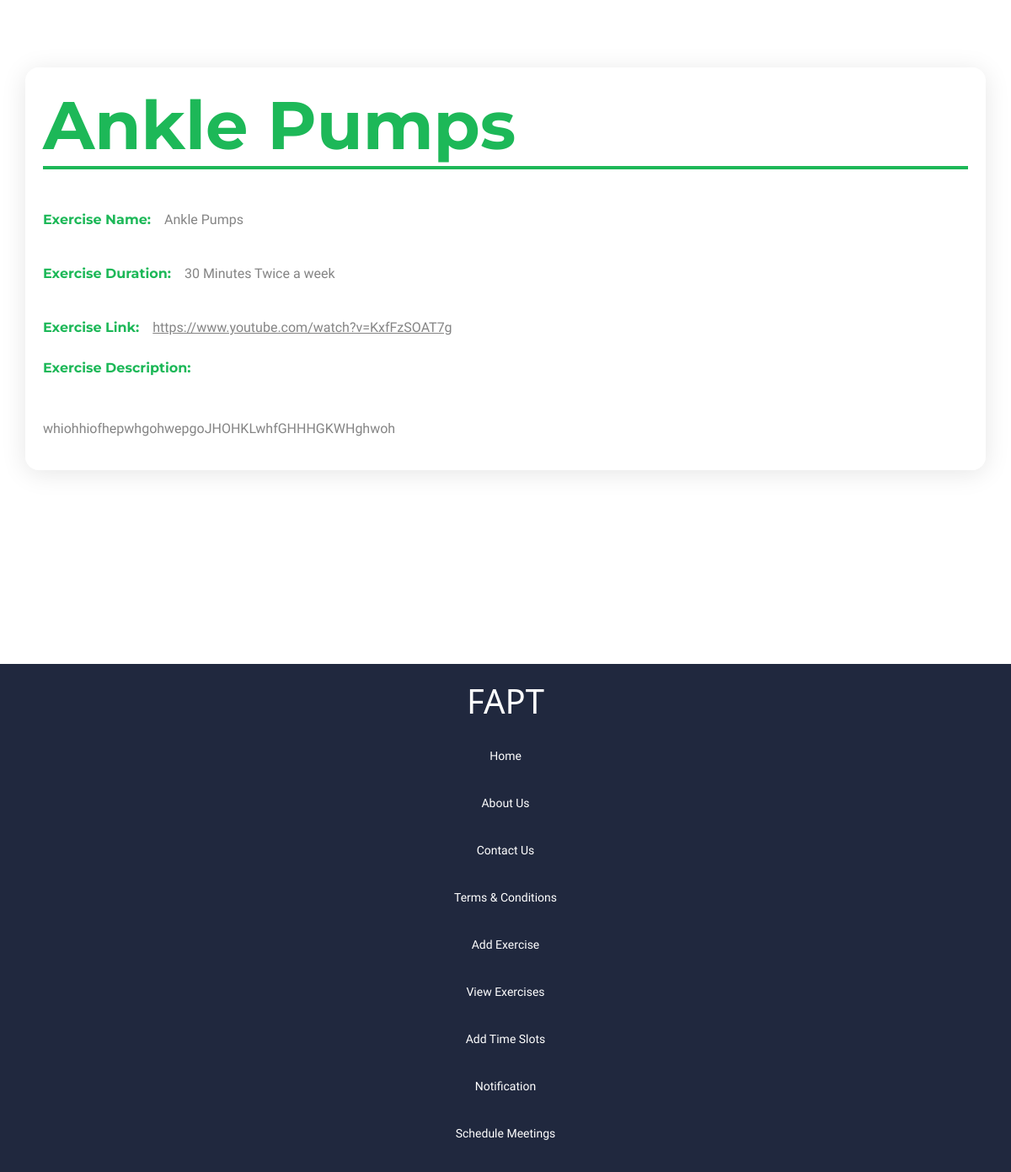
The page /PhysiotherapistPanel/view-exercise.php?view=3 (signed in) on the database its author committed.
### tables this page shows
CREATE TABLE `exercise` (
  `Exercise_id` int(11) NOT NULL,
  `Exercise_name` varchar(255) NOT NULL,
  `Exercise_duration` varchar(255) NOT NULL,
  `Exercise_link` varchar(255) NOT NULL,
  `Exercise_description` varchar(1000) NOT NULL,
  `Physio_phone` varchar(255) NOT NULL
);

### PhysiotherapistPanel/view-exercise.php (the view, shortened to what this page needs)
<?php
include("../db/conn.php");
if(isset($_GET['view'])){
    $id = $_GET['view'];
    $result = mysqli_query($con, "SELECT * FROM `exercise` WHERE `Exercise_id` = '$id'");
    $resultCheck = mysqli_fetch_array($result);
}
?>
<!DOCTYPE html>
<html lang="en">
<head>
    <link href="https://cdn.jsdelivr.net/npm/bootstrap@5.2.0/dist/css/bootstrap.min.css" rel="stylesheet">
    <link rel="stylesheet" href="./adminstyle/main.css">
</head>
<body>
    <section class="Exercise-info">
        <div class="container">
            <div class="row">
                <div class="main-contain">
                <h1 class="Exercise-info-header mb-5"><?php echo $resultCheck['Exercise_name']; ?></h1>
                <div class="Exercise-content mb-4">
                    <label for="" class="Exercise-asset">Exercise Name: </label><p class="profile ms-3"> <?php echo $resultCheck['Exercise_name']; ?>  </p>
                </div>
                <div class="Exercise-content mb-4">
                    <label for="" class="Exercise-asset">Exercise Duration: </label><p class="profile ms-3">
                        <?php echo $resultCheck['Exercise_duration']; ?>
                    </p>
                </div>
                <div class="Exercise-content mb-4">
                    <label for="" class="Exercise-asset">Exercise Link: </label> <a href="<?php echo $resultCheck['Exercise_link']; ?>" class="link profile ms-3" target="_blank"><?php echo $resultCheck['Exercise_link']; ?></a>
                </div>
                <div class="Exercise-content mb-4">
                    <label for="" class="Exercise-asset">Exercise Description: </label>
                </div>
                <br><p class="profile"> <?php echo $resultCheck['Exercise_description']; ?> </p>
                </div>
            </div>
        </div>
    </section>
    <footer class="footer">
        <div class="container">
            <div class="row">
                <div class="col-12 col-xxl-2">
                    <div class="footer-navigation-logo text-center text-xxl-start">
                        <h1 class="footer-logo">FAPT</h1>
                    </div>
                </div>
                <div class="col-12 col-xxl-10">
                    <div class="footer-nav-select">
                        <div class="footer-navigation-menu text-center text-xxl-center mt-xl-2 mt-0">
                            <a href="./physiotherapist-home.php">Home</a>
                            <a href="./physio-about-us.php">About Us</a>
                            <a href="./physio-contact-us.php">Contact Us</a>
                            <a href="./physio-terms-and-condition.php">Terms & Conditions</a>
                            <a href="./physio-add-exercise.php">Add Exercise</a>
                            <a href="./physio-view-exercise.php">View Exercises</a>
                            <a href="./physio-add-time-slots.php">Add Time Slots</a>
                            <a href="./physio-view-patients.php">Notification</a>
                            <a href="./physio-schedule-meetings.php">Schedule Meetings</a>
                        </div>
                    </div>
                </div>
            </div>
        </div>
    </footer>
</body>
</html>

### PhysiotherapistPanel/view-exercise.php (style rules this page uses)
.main-contain { padding: 20px; border-radius:5px; background: rgba(255, 255, 255, 0.2); border-radius: 16px; box-shadow: 0 4px 30px rgba(0, 0, 0, 0.1); backdrop-filter: blur(5px); -webkit-backdrop-filter: blur(5px); border: 1px solid rgba(255, 255, 255, 0.3); }
.Exercise-info { padding: 80px 10px 80px 10px; width: 100%; }
.Exercise-info-header { color: rgb(29, 184, 88); font-family: 'Montserrat', sans-serif; font-size: 80px; font-weight: bold; border-bottom: 4px solid rgb(29, 184, 88); }
.Exercise-asset { color: rgb(29, 184, 88); font-family: 'Montserrat', sans-serif; font-size: 16px; font-weight: bold; }
.Exercise-content { display: flex; }
.profile { color: #6d6c6cd6; font-family: 'Work Sans', sans-serif; font-size: 16px; }
.footer-navigation-menu a { font-size: 14px; padding: 15px 10px; text-decoration: none; font-family: 'Work Sans', sans-serif; color: #fff; }
.footer { position: absolute; margin:80px 0px; width:100%; padding:20px 0px; background: #20283E; }
.footer-logo { color:white; }
@media (max-width: 1214px) { .footer { margin-top: 150px; } }
@media (max-width: 1200px) { .footer .footer-navigation-menu { display: flex; flex-direction: column; gap: 5px; } }

### rows shown on the page
exercise: Exercise_name "Ankle Pumps", Exercise_duration "30 Minutes Twice a week", Exercise_link "https://www.youtube.com/watch?v=KxfFzSOAT7g", Exercise_description "whiohhiofhepwhgohwepgoJHOHKLwhfGHHHGKWHghwoh"
